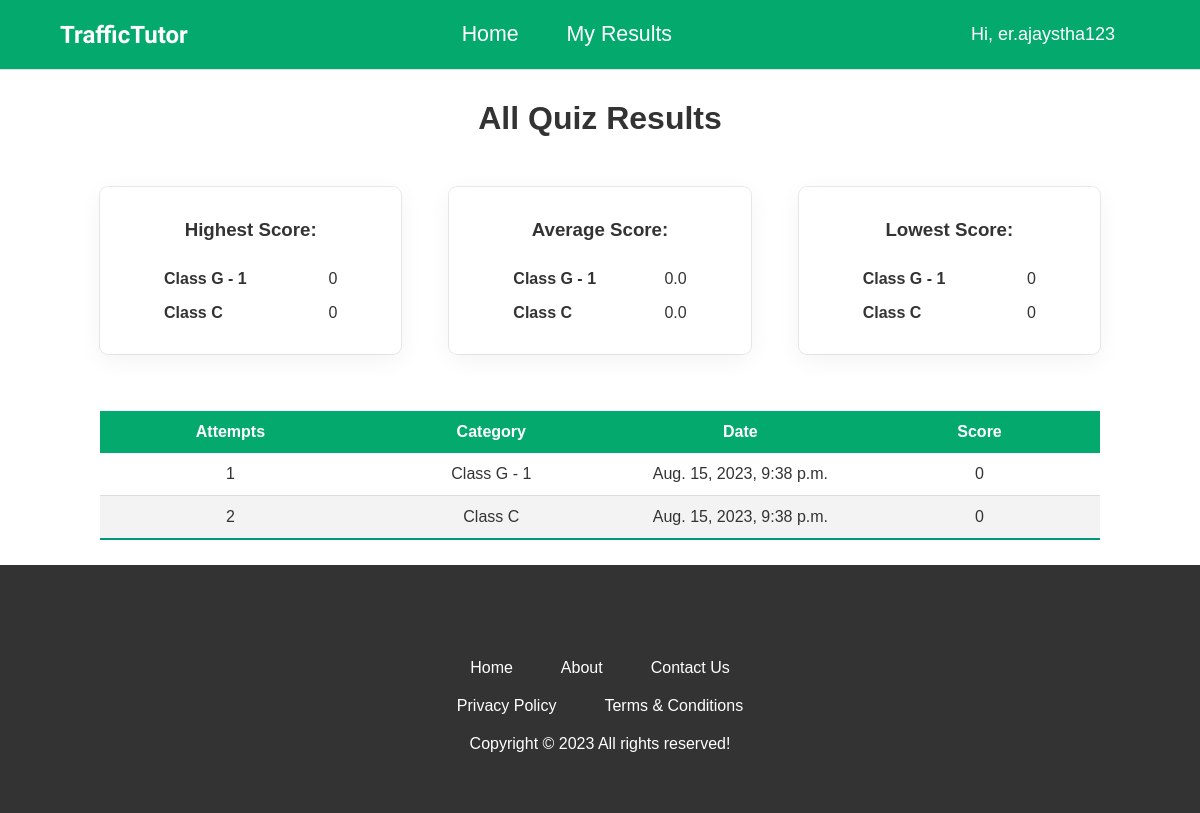
Page /score/ (signed in) on the committed database.
### Quiz/models.py (models this page shows, shortened)
class Category(models.Model):
    created_at = models.DateField(auto_now_add=True)
    updated_at = models.DateField(auto_now_add=True)
    category_name = models.CharField(max_length=100)
    def __str__(self) -> str:
        return self.category_name

class QuizResult(models.Model):
    user = models.ForeignKey(User, on_delete=models.CASCADE)
    score = models.IntegerField()
    datetime = models.DateTimeField(auto_now_add=True)
    category = models.ForeignKey(
        Category, on_delete=models.CASCADE, default=None, null=True)

### Quiz/views.py (the view)
# urls.py: path('score/', views.score, name='score'),  # URL for the score view
@login_required(login_url="/login")  # Middleware to authenticate user
def score(request):
    try:
        quiz_results = QuizResult.objects.filter(
            user__username__icontains=request.user)
        obj = {}
        for el in quiz_results:
            category = el.category
            if category in obj:
                obj[category].append(el)
            else:
                obj[category] = [el]
        scores = list()
        for el in obj.items():
            key, val = el
            highest = total_score = 0
            lowest = val[0].score
            count = len(val)
            for v in val:
                if highest < v.score:
                    highest = v.score
                if lowest > v.score:
                    lowest = v.score
                total_score += v.score
            scores.append({'category': key, 'total_score': total_score,
                           'count': count, 'highest': highest, 'lowest': lowest,
                           'average': round(float(total_score / count), 2)})
        context = {'user': request.user.username,
                   'quiz_results': quiz_results, 'scores': scores}
        return render(request, 'score.html', context)
    except ZeroDivisionError:
        return render(request, 'score.html')

### Quiz/templates/score.html (shortened to what this page needs)
{% extends 'base.html' %} {% load static %}
{% block css_files %}
<link rel="stylesheet" href="../static/quiz.css" />
{%endblock %}
{% block content %} {% if quiz_results|length >= 1 %}
<div class="all-results-container">
  <h1>All Quiz Results</h1>
  <br />
  <div class="card-result">
    <div class="result-container">
      <h3>Highest Score:</h3>
      {% for score in scores %}
      <div class="card-content">
        <strong>{{score.category}}</strong>
        <p>{{score.highest}}</p>
      </div>
      {% endfor %}
    </div>
    <div class="result-container">
      <h3>Average Score:</h3>
      {% for score in scores %}
      <div class="card-content">
        <strong>{{score.category}}</strong>
        <p>{{score.average}}</p>
      </div>
      {% endfor %}
    </div>
    <div class="result-container">
      <h3>Lowest Score:</h3>
      {% for score in scores %}
      <div class="card-content">
        <strong>{{score.category}}</strong>
        <p>{{score.lowest}}</p>
      </div>
      {% endfor %}
    </div>
  </div>
  <table>
    <thead>
      <tr>
        <th>Attempts</th>
        <th>Category</th>
        <th>Date</th>
        <th>Score</th>
      </tr>
    </thead>
    <tbody>
      {% for quiz_result in quiz_results %}
      <tr>
        <td>{{forloop.counter}}</td>
        <td>{{quiz_result.category.category_name}}</td>
        <td>{{ quiz_result.datetime }}</td>
        <td>{{ quiz_result.score }}</td>
      </tr>
      {% endfor %}
    </tbody>
  </table>
</div>
{% else %}
<div class="no_result_illustrator"></div>
{% endif %} {% endblock %}

### Quiz/templates/base.html (shortened to what this page needs)
{% load static %}
<!DOCTYPE html>
<html lang="en">
  <head>
    <link rel="stylesheet" href="{% static "base.css" %}" />
    {% block css_files %} {% endblock %}
  </head>
  <body>
    <header>
      <nav class="navigation">
        <div class="nav-title">
          <h2 class="logo-header">
            <a href="/"> TrafficTutor </a>
          </h2>
        </div>
        <div class="center-navigation">
          <ul class="center-navigation">
            <li class="nav-buttom"><a href="/"> Home</a></li>
            <li class="nav-buttom">
              <a href="/score">My Results</a>
            </li>
          </ul>
        </div>
        <ul class="nav-links">
          {% if user %}
          <div class="login-div">
            <li>
              <a class="welcome-btn" href="#"
                ><span>Hi, {{user}}</span>
              </a>
            </li>
          </div>
          {% else %}
          <li><a href="/">Log in</a></li>
          <li><a href="/register">Sign up</a></li>
          {% endif %}
        </ul>
      </nav>
    </header>
    {% block content %} {% endblock %}
    <footer>
      <div class="footer-links">
        <p>Home</p>
        <p>About</p>
        <p>Contact Us</p>
      </div>
      <div class="footer-links">
        <p>Privacy Policy</p>
        <p>Terms & Conditions</p>
      </div>
      <p class="footer-text">Copyright &copy; 2023 All rights reserved!</p>
    </footer>
  </body>
</html>

### Quiz/static/base.css (style rules this page uses)
* { margin: 0; padding: 0; box-sizing: border-box; list-style: none; }
body { height: 100vh; font-family: Arial, Helvetica, sans-serif; color: #333; display: flex; flex-direction: column; justify-content: space-between; }
.navigation { padding: 12px 60px; display: flex; justify-content: space-between; align-items: center; background-color: #04aa6d; border-bottom: 1px solid #dfdfdf; }
.center-navigation { display: flex; list-style-type: none; gap: 3rem; font-family: Arial, Helvetica, sans-serif; }
.navigation h2 a { list-style: none; text-decoration: none; color: white; }
.navigation li a { list-style: none; text-decoration: none; color: white; }
.logo-header { font-family: "Quintessential", cursive; font-weight: 600; text-align: center; color: #fff; margin-bottom: 5px; margin-top: 5px; }
.nav-title { display: flex; gap: 20px; align-items: center; }
.nav-links { display: flex; gap: 15px; margin-bottom: 0; }
.welcome-btn { display: flex; align-items: center; gap: 5px; text-decoration: none; font-size: 18px; padding: 12px 20px; color: #fff; }
.login-div { position: relative; }
.nav-buttom { font-weight: 500gi; font-size: 16pt; text-decoration: none; color: white; }
footer { text-align: center; background-color: #333; color: #fff; padding: 60px; }
.footer-links { margin-bottom: 20px; display: flex; gap: 3rem; justify-content: center; }
.footer-links p { cursor: pointer; }

### Quiz/static/quiz.css (style rules this page uses)
.card-result { display: flex; gap: 3rem; justify-content: space-between; padding: 2rem 0rem; }
.card-content { display: flex; justify-content: space-between; padding-top: 1rem; }
.result-container { box-shadow: rgba(0, 0, 0, 0.05) 0px 6px 24px 0px, rgba(0, 0, 0, 0.08) 0px 0px 0px 1px; width: 12rem; padding: 2rem 4rem; border-radius: 0.5rem; -webkit-border-radius: 0.5rem; -moz-border-radius: 0.5rem; -ms-border-radius: 0.5rem; -o-border-radius: 0.5rem; width: 100%; }
.result-container h3 { padding-bottom: 0.8rem; }
.all-results-container { margin: 0 auto; text-align: center; }
.all-results-container h1 { margin-top: 30px; }
table, th, td { border-collapse: collapse; margin: 25px 0; font-size: 0.9em; width: 1000px; font-size: 16px; text-align: center; }
table thead tr { background-color: #04aa6d; color: #ffffff; text-align: center; }
table th, table td { padding: 12px 5px; }
table tbody tr { border-bottom: 1px solid #dddddd; }
table tbody tr:nth-of-type(even) { background-color: #f3f3f3; }
table tbody tr:last-of-type { border-bottom: 2px solid #009879; }

### rows in the picture
Category: category "Class G - 1", highest "0", average "0.0", lowest "0"
Category: category "Class C", highest "0", average "0.0", lowest "0"
QuizResult: category.category_name "Class G - 1", datetime "Aug. 15, 2023, 9:38 p.m.", score "0"
QuizResult: category.category_name "Class C", datetime "Aug. 15, 2023, 9:38 p.m.", score "0"

### other values in the picture
{{ user }} "er.ajaystha123"
